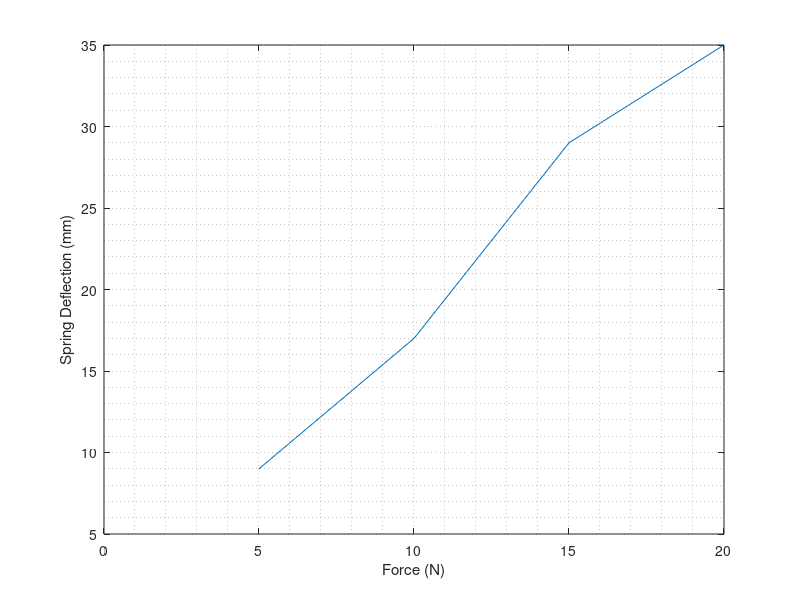

Recreate this plot in MATLAB.
force = [5 10 15 20];
springdeflection = [9 17 29 35];
plot(force,springdeflection)
xlabel('Force (N)')
ylabel('Spring Deflection (mm)')
grid minor